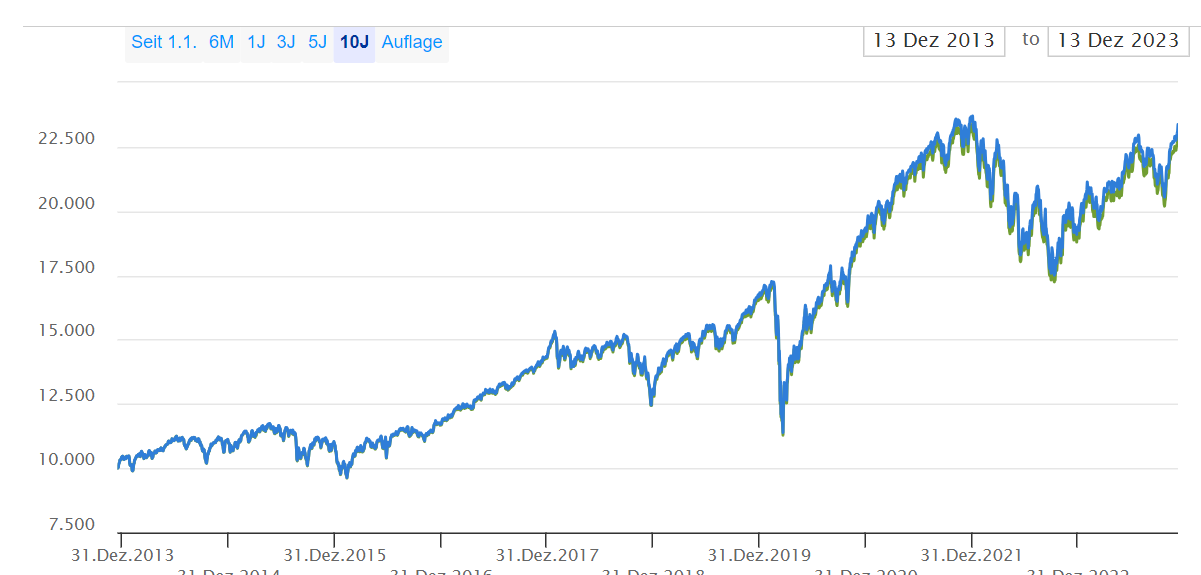
#> input picture Plots/plot digitizer test.PNG, 1201 x 575 px, found by its file name
$ python 'data recognition.py'
#> lines starting #> are read from the running program, lines starting #| are printed output that depends on the picture; after the words box and inside, x2 and y2 are one past the last pixel; in counts of white or black regions, pixels touching at a corner belong together
import cv2
import matplotlib.pyplot as plt
import numpy as np

img_path = r"C:\Users\Benja\Code\Python\PlotDigitizer\Plots\plot digitizer test.PNG"#r"Plots\plot digitizer test.PNG"
img = cv2.imread(img_path, 0)
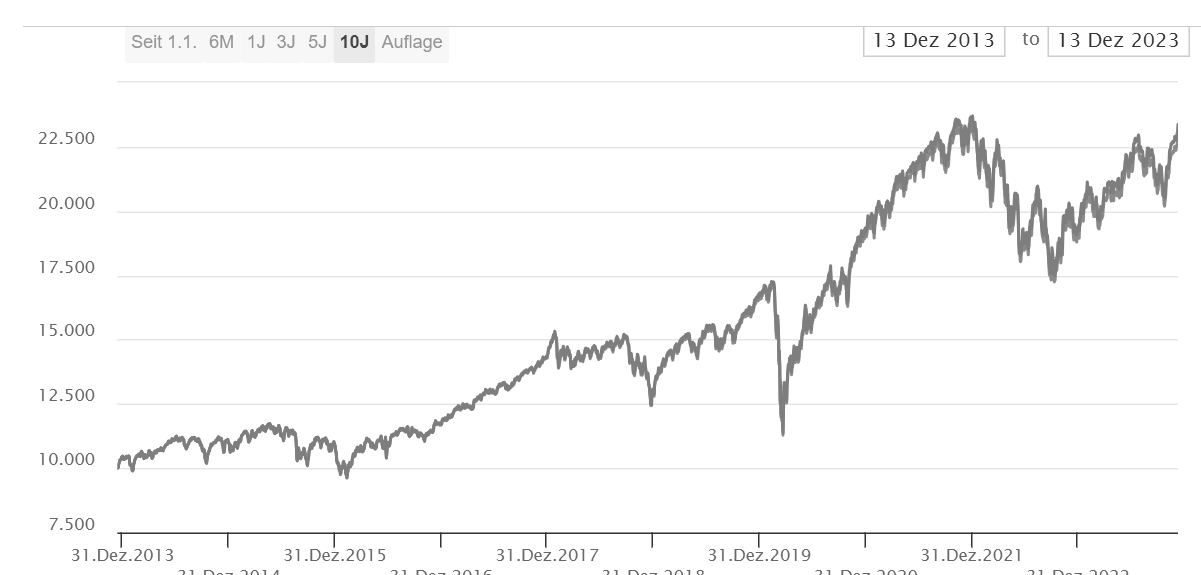
#> img: shape (575, 1201); min 51, max 255, mean 249.5
cv2.imshow("grayscale image", img)
#cv2.waitKey(0)
ret, thresh1 = cv2.threshold(img, 0, 255, cv2.THRESH_OTSU | cv2.THRESH_BINARY_INV)
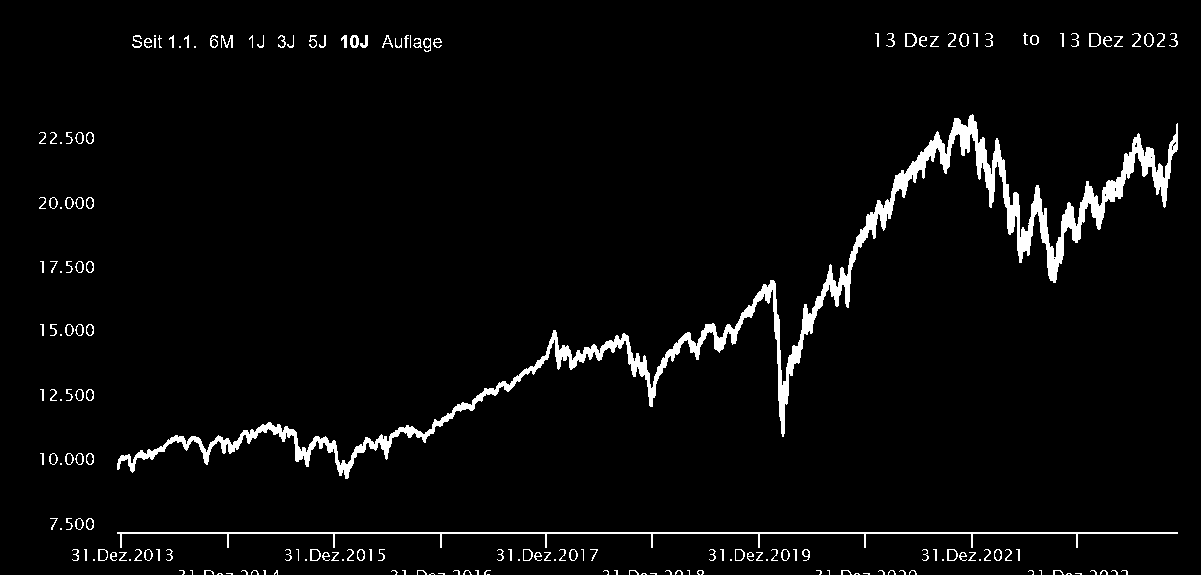
#> thresh1: shape (575, 1201); 3.6% white; 191 white regions (66 under 20 px), largest, box (x1, y1, x2, y2) and area: (117, 114, 1178, 479) 17339, (117, 532, 1178, 548) 2402, (350, 35, 359, 48) 78
#> ret = 190
cv2.imshow("threshhold", thresh1)
#cv2.waitKey(0)
pixelpointsCV2 = cv2.findNonZero(thresh1)
#> pixelpointsCV2 = contour of 24882 points, box (x1, y1, x2, y2) (39, 33, 1178, 575), area 189367

#print(pixelpointsCV2[0])
x = []
y = []

for i in pixelpointsCV2:
    x.append(i[0][0])
    y.append(-i[0][1])
#> this loop made 24882 passes
#> i on passes 1 to 3: [[875, 33]], [[876, 33]], [[877, 33]]
#> after the loop, x = 24882 items; y = 24882 items

plt.figure()
plt.scatter(x, y)
plt.show()
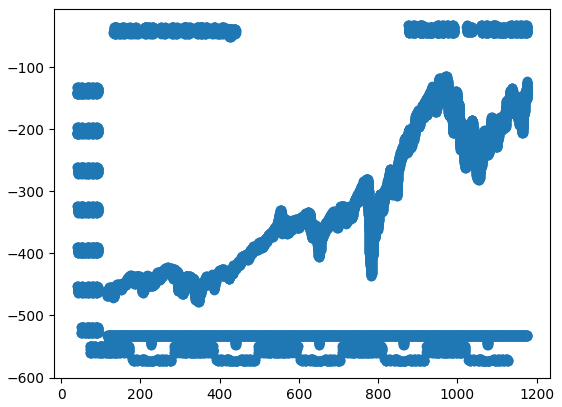
#> figure drawn by matplotlib, 1 panel
